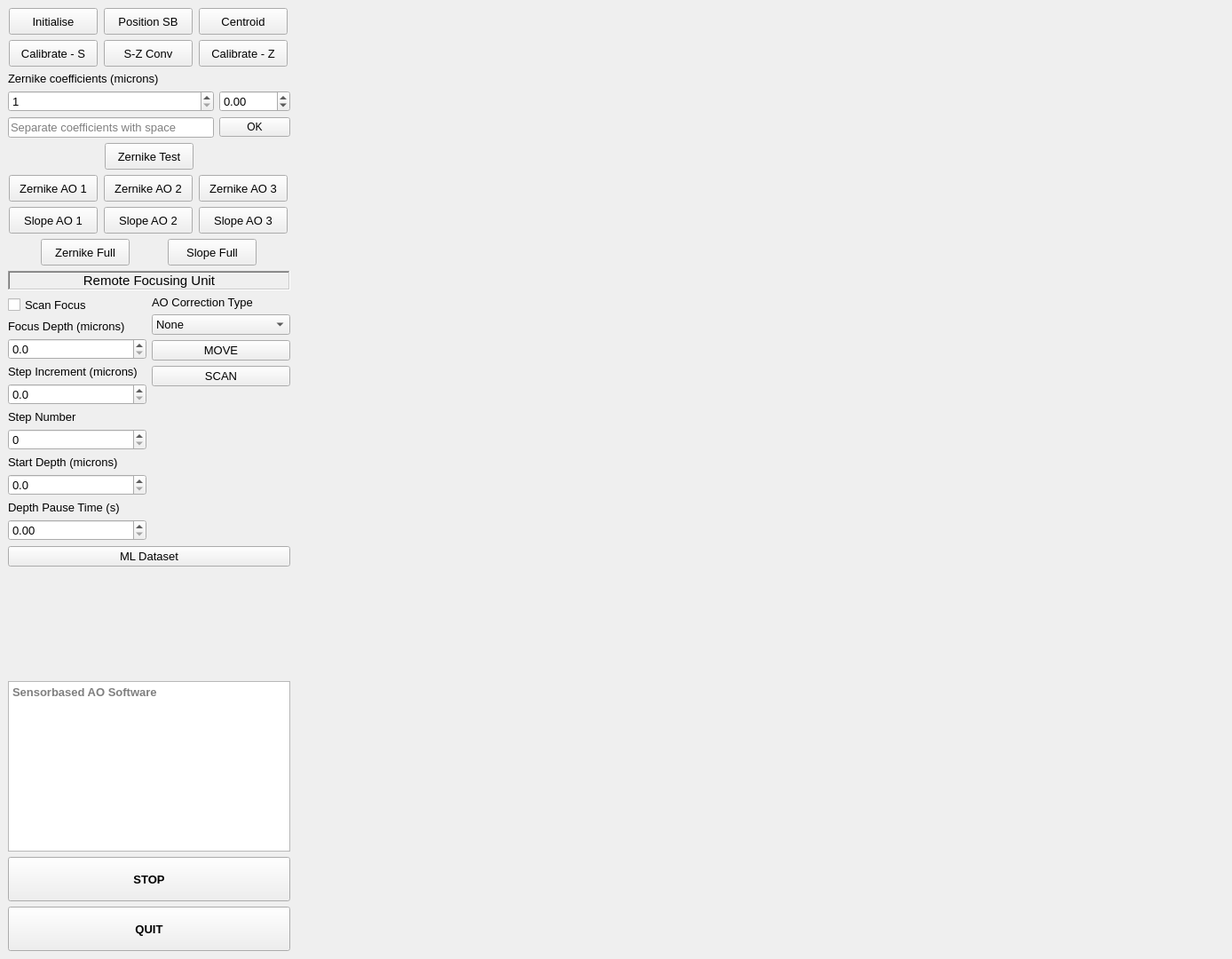
<?xml version="1.0" encoding="UTF-8"?>
<ui version="4.0">
 <class>MainWindow</class>
 <widget class="QMainWindow" name="MainWindow">
  <property name="geometry">
   <rect>
    <x>0</x>
    <y>0</y>
    <width>1388</width>
    <height>1080</height>
   </rect>
  </property>
  <property name="sizePolicy">
   <sizepolicy hsizetype="MinimumExpanding" vsizetype="MinimumExpanding">
    <horstretch>0</horstretch>
    <verstretch>0</verstretch>
   </sizepolicy>
  </property>
  <property name="minimumSize">
   <size>
    <width>1360</width>
    <height>1000</height>
   </size>
  </property>
  <property name="windowTitle">
   <string>SensorbasedAO</string>
  </property>
  <property name="windowIcon">
   <iconset>
    <normaloff>../resources/icons/AO.ico</normaloff>../resources/icons/AO.ico</iconset>
  </property>
  <widget class="QWidget" name="centralwidget">
   <layout class="QHBoxLayout" name="horizontalLayout">
    <item>
     <layout class="QHBoxLayout" name="mainLayout">
      <item>
       <layout class="QVBoxLayout" name="mainContentLayout">
        <item>
         <layout class="QHBoxLayout" name="horizontalLayout_1">
          <item>
           <widget class="QPushButton" name="initialiseBtn">
            <property name="sizePolicy">
             <sizepolicy hsizetype="Fixed" vsizetype="Fixed">
              <horstretch>0</horstretch>
              <verstretch>0</verstretch>
             </sizepolicy>
            </property>
            <property name="minimumSize">
             <size>
              <width>100</width>
              <height>30</height>
             </size>
            </property>
            <property name="font">
             <font>
              <pointsize>10</pointsize>
              <weight>50</weight>
              <bold>false</bold>
             </font>
            </property>
            <property name="text">
             <string>Initialise</string>
            </property>
            <property name="checkable">
             <bool>true</bool>
            </property>
           </widget>
          </item>
          <item>
           <widget class="QPushButton" name="positionBtn">
            <property name="sizePolicy">
             <sizepolicy hsizetype="Fixed" vsizetype="Fixed">
              <horstretch>0</horstretch>
              <verstretch>0</verstretch>
             </sizepolicy>
            </property>
            <property name="minimumSize">
             <size>
              <width>100</width>
              <height>30</height>
             </size>
            </property>
            <property name="font">
             <font>
              <pointsize>10</pointsize>
              <weight>50</weight>
              <bold>false</bold>
             </font>
            </property>
            <property name="text">
             <string>Position SB</string>
            </property>
            <property name="checkable">
             <bool>true</bool>
            </property>
           </widget>
          </item>
          <item>
           <widget class="QPushButton" name="centroidBtn">
            <property name="sizePolicy">
             <sizepolicy hsizetype="Fixed" vsizetype="Fixed">
              <horstretch>0</horstretch>
              <verstretch>0</verstretch>
             </sizepolicy>
            </property>
            <property name="minimumSize">
             <size>
              <width>100</width>
              <height>30</height>
             </size>
            </property>
            <property name="font">
             <font>
              <pointsize>10</pointsize>
              <weight>50</weight>
              <bold>false</bold>
             </font>
            </property>
            <property name="text">
             <string>Centroid</string>
            </property>
            <property name="checkable">
             <bool>true</bool>
            </property>
           </widget>
          </item>
         </layout>
        </item>
        <item>
         <layout class="QHBoxLayout" name="horizontalLayout_2">
          <item>
           <widget class="QPushButton" name="calibrateBtn">
            <property name="sizePolicy">
             <sizepolicy hsizetype="Fixed" vsizetype="Fixed">
              <horstretch>0</horstretch>
              <verstretch>0</verstretch>
             </sizepolicy>
            </property>
            <property name="minimumSize">
             <size>
              <width>100</width>
              <height>30</height>
             </size>
            </property>
            <property name="font">
             <font>
              <pointsize>10</pointsize>
              <weight>50</weight>
              <bold>false</bold>
             </font>
            </property>
            <property name="text">
             <string>Calibrate - S</string>
            </property>
            <property name="checkable">
             <bool>true</bool>
            </property>
           </widget>
          </item>
          <item>
           <widget class="QPushButton" name="conversionBtn">
            <property name="sizePolicy">
             <sizepolicy hsizetype="Fixed" vsizetype="Fixed">
              <horstretch>0</horstretch>
              <verstretch>0</verstretch>
             </sizepolicy>
            </property>
            <property name="minimumSize">
             <size>
              <width>100</width>
              <height>30</height>
             </size>
            </property>
            <property name="font">
             <font>
              <pointsize>10</pointsize>
              <weight>50</weight>
              <bold>false</bold>
             </font>
            </property>
            <property name="text">
             <string>S-Z Conv</string>
            </property>
            <property name="checkable">
             <bool>true</bool>
            </property>
           </widget>
          </item>
          <item>
           <widget class="QPushButton" name="calibrateBtn_2">
            <property name="sizePolicy">
             <sizepolicy hsizetype="Fixed" vsizetype="Fixed">
              <horstretch>0</horstretch>
              <verstretch>0</verstretch>
             </sizepolicy>
            </property>
            <property name="minimumSize">
             <size>
              <width>100</width>
              <height>30</height>
             </size>
            </property>
            <property name="font">
             <font>
              <pointsize>10</pointsize>
              <weight>50</weight>
              <bold>false</bold>
             </font>
            </property>
            <property name="text">
             <string>Calibrate - Z</string>
            </property>
            <property name="checkable">
             <bool>true</bool>
            </property>
           </widget>
          </item>
         </layout>
        </item>
        <item>
         <layout class="QGridLayout" name="gridLayout">
          <item row="2" column="0">
           <widget class="QLineEdit" name="ZernikeArrEdt">
            <property name="font">
             <font>
              <pointsize>10</pointsize>
             </font>
            </property>
            <property name="text">
             <string/>
            </property>
            <property name="placeholderText">
             <string>Separate coefficients with space</string>
            </property>
           </widget>
          </item>
          <item row="1" column="0">
           <widget class="QSpinBox" name="ZernikeCoeffSpin">
            <property name="font">
             <font>
              <pointsize>10</pointsize>
             </font>
            </property>
            <property name="minimum">
             <number>1</number>
            </property>
            <property name="maximum">
             <number>200</number>
            </property>
            <property name="value">
             <number>1</number>
            </property>
            <property name="displayIntegerBase">
             <number>10</number>
            </property>
           </widget>
          </item>
          <item row="0" column="0">
           <widget class="QLabel" name="ZernikeLbl">
            <property name="font">
             <font>
              <pointsize>10</pointsize>
              <weight>50</weight>
              <bold>false</bold>
             </font>
            </property>
            <property name="text">
             <string>Zernike coefficients (microns)</string>
            </property>
           </widget>
          </item>
          <item row="2" column="1">
           <widget class="QPushButton" name="ZernikeOKBtn">
            <property name="text">
             <string>OK</string>
            </property>
            <property name="checkable">
             <bool>true</bool>
            </property>
           </widget>
          </item>
          <item row="1" column="1">
           <widget class="QDoubleSpinBox" name="ZernikeValSpin">
            <property name="font">
             <font>
              <pointsize>10</pointsize>
             </font>
            </property>
            <property name="minimum">
             <double>-99.989999999999995</double>
            </property>
            <property name="singleStep">
             <double>0.050000000000000</double>
            </property>
           </widget>
          </item>
         </layout>
        </item>
        <item>
         <layout class="QHBoxLayout" name="horizontalLayout_4">
          <item>
           <widget class="QPushButton" name="ZernikeTestBtn">
            <property name="sizePolicy">
             <sizepolicy hsizetype="Fixed" vsizetype="Fixed">
              <horstretch>0</horstretch>
              <verstretch>0</verstretch>
             </sizepolicy>
            </property>
            <property name="minimumSize">
             <size>
              <width>100</width>
              <height>30</height>
             </size>
            </property>
            <property name="font">
             <font>
              <pointsize>10</pointsize>
             </font>
            </property>
            <property name="text">
             <string>Zernike Test</string>
            </property>
            <property name="checkable">
             <bool>true</bool>
            </property>
           </widget>
          </item>
         </layout>
        </item>
        <item>
         <layout class="QGridLayout" name="gridLayout_2">
          <item row="0" column="2">
           <widget class="QPushButton" name="ZernikeAOBtn_3">
            <property name="sizePolicy">
             <sizepolicy hsizetype="Fixed" vsizetype="Fixed">
              <horstretch>0</horstretch>
              <verstretch>0</verstretch>
             </sizepolicy>
            </property>
            <property name="minimumSize">
             <size>
              <width>100</width>
              <height>30</height>
             </size>
            </property>
            <property name="font">
             <font>
              <pointsize>10</pointsize>
             </font>
            </property>
            <property name="text">
             <string>Zernike AO 3</string>
            </property>
            <property name="checkable">
             <bool>true</bool>
            </property>
           </widget>
          </item>
          <item row="0" column="1">
           <widget class="QPushButton" name="ZernikeAOBtn_2">
            <property name="sizePolicy">
             <sizepolicy hsizetype="Fixed" vsizetype="Fixed">
              <horstretch>0</horstretch>
              <verstretch>0</verstretch>
             </sizepolicy>
            </property>
            <property name="minimumSize">
             <size>
              <width>100</width>
              <height>30</height>
             </size>
            </property>
            <property name="font">
             <font>
              <pointsize>10</pointsize>
             </font>
            </property>
            <property name="text">
             <string>Zernike AO 2</string>
            </property>
            <property name="checkable">
             <bool>true</bool>
            </property>
           </widget>
          </item>
          <item row="1" column="0">
           <widget class="QPushButton" name="slopeAOBtn_1">
            <property name="sizePolicy">
             <sizepolicy hsizetype="Fixed" vsizetype="Fixed">
              <horstretch>0</horstretch>
              <verstretch>0</verstretch>
             </sizepolicy>
            </property>
            <property name="minimumSize">
             <size>
              <width>100</width>
              <height>30</height>
             </size>
            </property>
            <property name="font">
             <font>
              <pointsize>10</pointsize>
             </font>
            </property>
            <property name="text">
             <string>Slope AO 1</string>
            </property>
            <property name="checkable">
             <bool>true</bool>
            </property>
           </widget>
          </item>
          <item row="1" column="1">
           <widget class="QPushButton" name="slopeAOBtn_2">
            <property name="sizePolicy">
             <sizepolicy hsizetype="Fixed" vsizetype="Fixed">
              <horstretch>0</horstretch>
              <verstretch>0</verstretch>
             </sizepolicy>
            </property>
            <property name="minimumSize">
             <size>
              <width>100</width>
              <height>30</height>
             </size>
            </property>
            <property name="font">
             <font>
              <pointsize>10</pointsize>
             </font>
            </property>
            <property name="text">
             <string>Slope AO 2</string>
            </property>
            <property name="checkable">
             <bool>true</bool>
            </property>
           </widget>
          </item>
          <item row="1" column="2">
           <widget class="QPushButton" name="slopeAOBtn_3">
            <property name="sizePolicy">
             <sizepolicy hsizetype="Fixed" vsizetype="Fixed">
              <horstretch>0</horstretch>
              <verstretch>0</verstretch>
             </sizepolicy>
            </property>
            <property name="minimumSize">
             <size>
              <width>100</width>
              <height>30</height>
             </size>
            </property>
            <property name="font">
             <font>
              <pointsize>10</pointsize>
             </font>
            </property>
            <property name="text">
             <string>Slope AO 3</string>
            </property>
            <property name="checkable">
             <bool>true</bool>
            </property>
           </widget>
          </item>
          <item row="0" column="0">
           <widget class="QPushButton" name="ZernikeAOBtn_1">
            <property name="sizePolicy">
             <sizepolicy hsizetype="Fixed" vsizetype="Fixed">
              <horstretch>0</horstretch>
              <verstretch>0</verstretch>
             </sizepolicy>
            </property>
            <property name="minimumSize">
             <size>
              <width>100</width>
              <height>30</height>
             </size>
            </property>
            <property name="font">
             <font>
              <pointsize>10</pointsize>
             </font>
            </property>
            <property name="text">
             <string>Zernike AO 1</string>
            </property>
            <property name="checkable">
             <bool>true</bool>
            </property>
           </widget>
          </item>
         </layout>
        </item>
        <item>
         <layout class="QHBoxLayout" name="horizontalLayout_5">
          <item>
           <widget class="QPushButton" name="ZernikeFullBtn">
            <property name="sizePolicy">
             <sizepolicy hsizetype="Fixed" vsizetype="Fixed">
              <horstretch>0</horstretch>
              <verstretch>0</verstretch>
             </sizepolicy>
            </property>
            <property name="minimumSize">
             <size>
              <width>100</width>
              <height>30</height>
             </size>
            </property>
            <property name="font">
             <font>
              <pointsize>10</pointsize>
             </font>
            </property>
            <property name="text">
             <string>Zernike Full</string>
            </property>
            <property name="checkable">
             <bool>true</bool>
            </property>
           </widget>
          </item>
          <item>
           <widget class="QPushButton" name="SlopeFullBtn">
            <property name="sizePolicy">
             <sizepolicy hsizetype="Fixed" vsizetype="Fixed">
              <horstretch>0</horstretch>
              <verstretch>0</verstretch>
             </sizepolicy>
            </property>
            <property name="minimumSize">
             <size>
              <width>100</width>
              <height>30</height>
             </size>
            </property>
            <property name="font">
             <font>
              <pointsize>10</pointsize>
             </font>
            </property>
            <property name="text">
             <string>Slope Full</string>
            </property>
            <property name="checkable">
             <bool>true</bool>
            </property>
           </widget>
          </item>
         </layout>
        </item>
        <item>
         <widget class="QLabel" name="remoteFocusLbl">
          <property name="sizePolicy">
           <sizepolicy hsizetype="Preferred" vsizetype="Preferred">
            <horstretch>0</horstretch>
            <verstretch>0</verstretch>
           </sizepolicy>
          </property>
          <property name="font">
           <font>
            <pointsize>11</pointsize>
           </font>
          </property>
          <property name="frameShape">
           <enum>QFrame::WinPanel</enum>
          </property>
          <property name="frameShadow">
           <enum>QFrame::Sunken</enum>
          </property>
          <property name="lineWidth">
           <number>2</number>
          </property>
          <property name="text">
           <string>Remote Focusing Unit</string>
          </property>
          <property name="alignment">
           <set>Qt::AlignCenter</set>
          </property>
         </widget>
        </item>
        <item>
         <layout class="QHBoxLayout" name="horizontalLayout_3">
          <item>
           <layout class="QVBoxLayout" name="verticalLayout_3">
            <item>
             <widget class="QCheckBox" name="scanFocusCheck">
              <property name="sizePolicy">
               <sizepolicy hsizetype="Minimum" vsizetype="Fixed">
                <horstretch>0</horstretch>
                <verstretch>0</verstretch>
               </sizepolicy>
              </property>
              <property name="font">
               <font>
                <pointsize>10</pointsize>
                <strikeout>false</strikeout>
               </font>
              </property>
              <property name="layoutDirection">
               <enum>Qt::LeftToRight</enum>
              </property>
              <property name="text">
               <string>Scan Focus</string>
              </property>
             </widget>
            </item>
            <item>
             <widget class="QLabel" name="focusDepthLbl">
              <property name="font">
               <font>
                <pointsize>10</pointsize>
               </font>
              </property>
              <property name="text">
               <string>Focus Depth (microns)</string>
              </property>
             </widget>
            </item>
            <item>
             <widget class="QDoubleSpinBox" name="focusDepthSpin">
              <property name="font">
               <font>
                <pointsize>10</pointsize>
               </font>
              </property>
              <property name="decimals">
               <number>1</number>
              </property>
              <property name="maximum">
               <double>80.000000000000000</double>
              </property>
             </widget>
            </item>
            <item>
             <widget class="QLabel" name="stepIncreLbl">
              <property name="font">
               <font>
                <pointsize>10</pointsize>
               </font>
              </property>
              <property name="text">
               <string>Step Increment (microns)</string>
              </property>
             </widget>
            </item>
            <item>
             <widget class="QDoubleSpinBox" name="stepIncreSpin">
              <property name="font">
               <font>
                <pointsize>10</pointsize>
               </font>
              </property>
              <property name="decimals">
               <number>1</number>
              </property>
              <property name="maximum">
               <double>80.000000000000000</double>
              </property>
             </widget>
            </item>
            <item>
             <widget class="QLabel" name="stepNumLbl">
              <property name="font">
               <font>
                <pointsize>10</pointsize>
               </font>
              </property>
              <property name="text">
               <string>Step Number</string>
              </property>
             </widget>
            </item>
            <item>
             <widget class="QDoubleSpinBox" name="stepNumSpin">
              <property name="font">
               <font>
                <pointsize>10</pointsize>
               </font>
              </property>
              <property name="decimals">
               <number>0</number>
              </property>
              <property name="maximum">
               <double>80.000000000000000</double>
              </property>
             </widget>
            </item>
            <item>
             <widget class="QLabel" name="startDepthLbl">
              <property name="font">
               <font>
                <pointsize>10</pointsize>
               </font>
              </property>
              <property name="text">
               <string>Start Depth (microns)</string>
              </property>
             </widget>
            </item>
            <item>
             <widget class="QDoubleSpinBox" name="startDepthSpin">
              <property name="font">
               <font>
                <pointsize>10</pointsize>
               </font>
              </property>
              <property name="decimals">
               <number>1</number>
              </property>
              <property name="maximum">
               <double>80.000000000000000</double>
              </property>
             </widget>
            </item>
            <item>
             <widget class="QLabel" name="pauseTimeLbl">
              <property name="font">
               <font>
                <pointsize>10</pointsize>
               </font>
              </property>
              <property name="text">
               <string>Depth Pause Time (s)</string>
              </property>
             </widget>
            </item>
            <item>
             <widget class="QDoubleSpinBox" name="pauseTimeSpin">
              <property name="font">
               <font>
                <pointsize>10</pointsize>
               </font>
              </property>
             </widget>
            </item>
           </layout>
          </item>
          <item>
           <layout class="QVBoxLayout" name="verticalLayout_5">
            <item>
             <widget class="QLabel" name="AOTypeLbl">
              <property name="sizePolicy">
               <sizepolicy hsizetype="Preferred" vsizetype="Fixed">
                <horstretch>0</horstretch>
                <verstretch>0</verstretch>
               </sizepolicy>
              </property>
              <property name="font">
               <font>
                <pointsize>10</pointsize>
               </font>
              </property>
              <property name="text">
               <string>AO Correction Type</string>
              </property>
             </widget>
            </item>
            <item>
             <widget class="QComboBox" name="AOTypeCombo">
              <property name="font">
               <font>
                <pointsize>10</pointsize>
               </font>
              </property>
              <property name="mouseTracking">
               <bool>true</bool>
              </property>
              <property name="editable">
               <bool>false</bool>
              </property>
              <item>
               <property name="text">
                <string>None</string>
               </property>
              </item>
              <item>
               <property name="text">
                <string>Zernike AO 3</string>
               </property>
              </item>
              <item>
               <property name="text">
                <string>Zernike Full</string>
               </property>
              </item>
              <item>
               <property name="text">
                <string>Slope AO 3</string>
               </property>
              </item>
              <item>
               <property name="text">
                <string>Slope Full</string>
               </property>
              </item>
             </widget>
            </item>
            <item>
             <widget class="QPushButton" name="moveBtn">
              <property name="font">
               <font>
                <pointsize>10</pointsize>
               </font>
              </property>
              <property name="text">
               <string>MOVE</string>
              </property>
              <property name="checkable">
               <bool>true</bool>
              </property>
             </widget>
            </item>
            <item>
             <widget class="QPushButton" name="scanBtn">
              <property name="font">
               <font>
                <pointsize>10</pointsize>
               </font>
              </property>
              <property name="text">
               <string>SCAN</string>
              </property>
              <property name="checkable">
               <bool>true</bool>
              </property>
             </widget>
            </item>
            <item>
             <spacer name="verticalSpacer">
              <property name="orientation">
               <enum>Qt::Vertical</enum>
              </property>
              <property name="sizeHint" stdset="0">
               <size>
                <width>20</width>
                <height>40</height>
               </size>
              </property>
             </spacer>
            </item>
           </layout>
          </item>
         </layout>
        </item>
        <item>
         <widget class="QPushButton" name="MLDataBtn">
          <property name="font">
           <font>
            <pointsize>10</pointsize>
           </font>
          </property>
          <property name="text">
           <string>ML Dataset</string>
          </property>
          <property name="checkable">
           <bool>true</bool>
          </property>
         </widget>
        </item>
        <item>
         <spacer name="verticalSpacer_2">
          <property name="orientation">
           <enum>Qt::Vertical</enum>
          </property>
          <property name="sizeHint" stdset="0">
           <size>
            <width>20</width>
            <height>40</height>
           </size>
          </property>
         </spacer>
        </item>
        <item>
         <layout class="QVBoxLayout" name="verticalLayout">
          <item>
           <widget class="QPlainTextEdit" name="displayBox">
            <property name="sizePolicy">
             <sizepolicy hsizetype="Expanding" vsizetype="Minimum">
              <horstretch>0</horstretch>
              <verstretch>0</verstretch>
             </sizepolicy>
            </property>
            <property name="font">
             <font>
              <pointsize>10</pointsize>
              <weight>75</weight>
              <bold>true</bold>
             </font>
            </property>
            <property name="frameShape">
             <enum>QFrame::StyledPanel</enum>
            </property>
            <property name="frameShadow">
             <enum>QFrame::Sunken</enum>
            </property>
            <property name="lineWidth">
             <number>2</number>
            </property>
            <property name="centerOnScroll">
             <bool>false</bool>
            </property>
            <property name="placeholderText">
             <string>Sensorbased AO Software</string>
            </property>
           </widget>
          </item>
         </layout>
        </item>
        <item>
         <layout class="QVBoxLayout" name="verticalLayout_2">
          <item>
           <widget class="QPushButton" name="stopBtn">
            <property name="sizePolicy">
             <sizepolicy hsizetype="Preferred" vsizetype="Fixed">
              <horstretch>0</horstretch>
              <verstretch>0</verstretch>
             </sizepolicy>
            </property>
            <property name="minimumSize">
             <size>
              <width>300</width>
              <height>50</height>
             </size>
            </property>
            <property name="font">
             <font>
              <pointsize>10</pointsize>
              <weight>75</weight>
              <bold>true</bold>
             </font>
            </property>
            <property name="text">
             <string>STOP</string>
            </property>
           </widget>
          </item>
          <item>
           <widget class="QPushButton" name="quitBtn">
            <property name="sizePolicy">
             <sizepolicy hsizetype="Preferred" vsizetype="Fixed">
              <horstretch>0</horstretch>
              <verstretch>0</verstretch>
             </sizepolicy>
            </property>
            <property name="minimumSize">
             <size>
              <width>300</width>
              <height>50</height>
             </size>
            </property>
            <property name="font">
             <font>
              <pointsize>10</pointsize>
              <weight>75</weight>
              <bold>true</bold>
             </font>
            </property>
            <property name="text">
             <string>QUIT</string>
            </property>
           </widget>
          </item>
         </layout>
        </item>
       </layout>
      </item>
      <item>
       <widget class="SHViewer" name="SHViewer" native="true">
        <property name="sizePolicy">
         <sizepolicy hsizetype="Fixed" vsizetype="Fixed">
          <horstretch>0</horstretch>
          <verstretch>0</verstretch>
         </sizepolicy>
        </property>
        <property name="minimumSize">
         <size>
          <width>1046</width>
          <height>1046</height>
         </size>
        </property>
       </widget>
      </item>
     </layout>
    </item>
   </layout>
  </widget>
 </widget>
 <customwidgets>
  <customwidget>
   <class>SHViewer</class>
   <extends>QWidget</extends>
   <header>sensorbasedAO.gui.SHViewer</header>
   <container>1</container>
  </customwidget>
 </customwidgets>
 <resources/>
 <connections/>
</ui>
